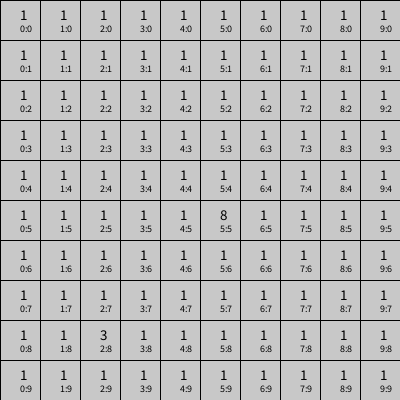
Frame 1 (no input)
Frame 60 (the mouse pressed at the canvas centre just before this capture): identical to frame 1, image omitted
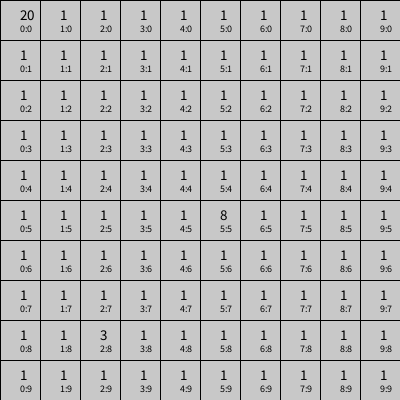
Frame 120 (the mouse held since frame 60 and released just before this capture)

The Processing sketch that drew these frames (run headless with seeded random() and noise(); from frame 60 on, the mouse is pressed at the canvas centre):

// Processing sketch: grilla_click
// ── grilla_click.pde
int cant = 10;
int tam;
int [][] misDatos = new int [cant][cant];

void setup() {
  size(400, 400);
  tam = width/cant;
  for (int col=0; col < cant; col++) {
    for (int fila=0; fila < cant; fila++) {
      misDatos[col][fila] = 1;
    }
  }
  misDatos[5][5] = 8;
  misDatos[2][8] = 3;
}

void draw() {
  background(200);
  for (int col=0; col < cant; col++) {
    for (int fila=0; fila < cant; fila++) {
      fill(200);
      rect(col*tam, fila*tam, tam, tam);
      fill(0);
      textSize(10);
      text(col+":"+fila, col*tam + tam/2, fila*tam + tam - tam/5);
      textSize(15);
      text(misDatos[col][fila], col*tam + tam/2, fila*tam + tam/2);
    }
  }
}

void mousePressed(){
  misDatos[0][0] = 20;
}
